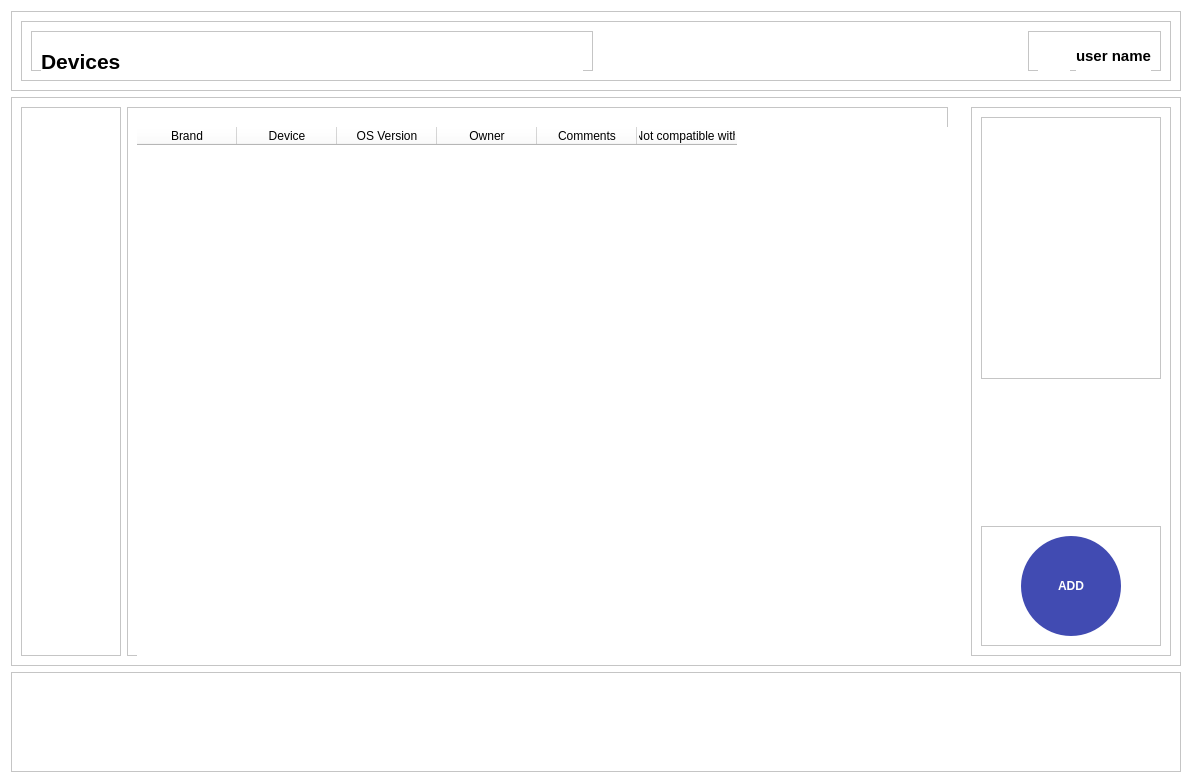
<?xml version="1.0" encoding="UTF-8"?>
<ui version="4.0">
    <class>Dialog</class>
    <widget class="QDialog" name="Dialog">
        <property name="geometry">
            <rect>
                <x>0</x>
                <y>0</y>
                <width>1192</width>
                <height>783</height>
            </rect>
        </property>
        <property name="windowTitle">
            <string>Dialog</string>
        </property>
        <property name="styleSheet">
            <string notr="true">background-color: white</string>
        </property>
        <layout class="QVBoxLayout" name="verticalLayout">
            <item>
                <widget class="QFrame" name="header">
                    <property name="maximumSize">
                        <size>
                            <width>16777215</width>
                            <height>80</height>
                        </size>
                    </property>
                    <property name="frameShape">
                        <enum>QFrame::StyledPanel</enum>
                    </property>
                    <property name="frameShadow">
                        <enum>QFrame::Raised</enum>
                    </property>
                    <layout class="QHBoxLayout" name="horizontalLayout_2">
                        <item>
                            <widget class="QFrame" name="frame_2">
                                <property name="frameShape">
                                    <enum>QFrame::StyledPanel</enum>
                                </property>
                                <property name="frameShadow">
                                    <enum>QFrame::Raised</enum>
                                </property>
                                <layout class="QHBoxLayout" name="horizontalLayout_3">
                                    <item>
                                        <widget class="QFrame" name="frame">
                                            <property name="frameShape">
                                                <enum>QFrame::StyledPanel</enum>
                                            </property>
                                            <property name="frameShadow">
                                                <enum>QFrame::Raised</enum>
                                            </property>
                                            <layout class="QHBoxLayout" name="horizontalLayout_4">
                                                <item>
                                                    <widget class="QLabel" name="title">
                                                        <property name="sizePolicy">
                                                            <sizepolicy hsizetype="Preferred" vsizetype="Preferred">
                                                                <horstretch>0</horstretch>
                                                                <verstretch>0</verstretch>
                                                            </sizepolicy>
                                                        </property>
                                                        <property name="minimumSize">
                                                            <size>
                                                                <width>200</width>
                                                                <height>40</height>
                                                            </size>
                                                        </property>
                                                        <property name="font">
                                                            <font>
                                                                <pointsize>16</pointsize>
                                                                <weight>75</weight>
                                                                <bold>true</bold>
                                                            </font>
                                                        </property>
                                                        <property name="text">
                                                            <string>Devices</string>
                                                        </property>
                                                    </widget>
                                                </item>
                                            </layout>
                                        </widget>
                                    </item>
                                    <item alignment="Qt::AlignRight">
                                        <widget class="QFrame" name="frame_3">
                                            <property name="frameShape">
                                                <enum>QFrame::StyledPanel</enum>
                                            </property>
                                            <property name="frameShadow">
                                                <enum>QFrame::Raised</enum>
                                            </property>
                                            <layout class="QHBoxLayout" name="horizontalLayout_5">
                                                <item>
                                                    <widget class="QPushButton" name="profile_button">
                                                        <property name="minimumSize">
                                                            <size>
                                                                <width>30</width>
                                                                <height>30</height>
                                                            </size>
                                                        </property>
                                                        <property name="styleSheet">
                                                            <string notr="true">border-radius : 50; border: none;
                                                            </string>
                                                        </property>
                                                        <property name="text">
                                                            <string/>
                                                        </property>
                                                        <property name="icon">
                                                            <iconset resource="icons.qrc">
                                                                <normaloff>:/icons/icons/user.svg</normaloff>
                                                                :/icons/icons/user.svg
                                                            </iconset>
                                                        </property>
                                                    </widget>
                                                </item>
                                                <item>
                                                    <widget class="QLabel" name="user_name">
                                                        <property name="minimumSize">
                                                            <size>
                                                                <width>0</width>
                                                                <height>30</height>
                                                            </size>
                                                        </property>
                                                        <property name="font">
                                                            <font>
                                                                <pointsize>11</pointsize>
                                                                <weight>75</weight>
                                                                <bold>true</bold>
                                                            </font>
                                                        </property>
                                                        <property name="text">
                                                            <string>user name</string>
                                                        </property>
                                                    </widget>
                                                </item>
                                            </layout>
                                        </widget>
                                    </item>
                                </layout>
                            </widget>
                        </item>
                    </layout>
                </widget>
            </item>
            <item>
                <widget class="QFrame" name="content">
                    <property name="frameShape">
                        <enum>QFrame::StyledPanel</enum>
                    </property>
                    <property name="frameShadow">
                        <enum>QFrame::Raised</enum>
                    </property>
                    <layout class="QHBoxLayout" name="horizontalLayout">
                        <item>
                            <widget class="QFrame" name="tabs">
                                <property name="maximumSize">
                                    <size>
                                        <width>100</width>
                                        <height>16777215</height>
                                    </size>
                                </property>
                                <property name="frameShape">
                                    <enum>QFrame::StyledPanel</enum>
                                </property>
                                <property name="frameShadow">
                                    <enum>QFrame::Raised</enum>
                                </property>
                            </widget>
                        </item>
                        <item alignment="Qt::AlignLeft">
                            <widget class="QFrame" name="table_container">
                                <property name="minimumSize">
                                    <size>
                                        <width>821</width>
                                        <height>0</height>
                                    </size>
                                </property>
                                <property name="frameShape">
                                    <enum>QFrame::StyledPanel</enum>
                                </property>
                                <property name="frameShadow">
                                    <enum>QFrame::Raised</enum>
                                </property>
                                <widget class="QTableWidget" name="tableWidget">
                                    <property name="geometry">
                                        <rect>
                                            <x>10</x>
                                            <y>20</y>
                                            <width>821</width>
                                            <height>531</height>
                                        </rect>
                                    </property>
                                    <property name="sizePolicy">
                                        <sizepolicy hsizetype="Expanding" vsizetype="Expanding">
                                            <horstretch>2</horstretch>
                                            <verstretch>2</verstretch>
                                        </sizepolicy>
                                    </property>
                                    <property name="minimumSize">
                                        <size>
                                            <width>800</width>
                                            <height>0</height>
                                        </size>
                                    </property>
                                    <property name="styleSheet">
                                        <string notr="true">border: none</string>
                                    </property>
                                    <column>
                                        <property name="text">
                                            <string>Brand</string>
                                        </property>
                                    </column>
                                    <column>
                                        <property name="text">
                                            <string>Device</string>
                                        </property>
                                    </column>
                                    <column>
                                        <property name="text">
                                            <string>OS Version</string>
                                        </property>
                                    </column>
                                    <column>
                                        <property name="text">
                                            <string>Owner</string>
                                        </property>
                                    </column>
                                    <column>
                                        <property name="text">
                                            <string>Comments</string>
                                        </property>
                                    </column>
                                    <column>
                                        <property name="text">
                                            <string>Not compatible with</string>
                                        </property>
                                    </column>
                                </widget>
                            </widget>
                        </item>
                        <item>
                            <widget class="QFrame" name="frame_6">
                                <property name="sizePolicy">
                                    <sizepolicy hsizetype="Fixed" vsizetype="Preferred">
                                        <horstretch>0</horstretch>
                                        <verstretch>0</verstretch>
                                    </sizepolicy>
                                </property>
                                <property name="maximumSize">
                                    <size>
                                        <width>200</width>
                                        <height>16777215</height>
                                    </size>
                                </property>
                                <property name="frameShape">
                                    <enum>QFrame::StyledPanel</enum>
                                </property>
                                <property name="frameShadow">
                                    <enum>QFrame::Raised</enum>
                                </property>
                                <layout class="QVBoxLayout" name="verticalLayout_2">
                                    <item>
                                        <widget class="QFrame" name="frame_4">
                                            <property name="frameShape">
                                                <enum>QFrame::StyledPanel</enum>
                                            </property>
                                            <property name="frameShadow">
                                                <enum>QFrame::Raised</enum>
                                            </property>
                                        </widget>
                                    </item>
                                    <item alignment="Qt::AlignBottom">
                                        <widget class="QFrame" name="frame_5">
                                            <property name="frameShape">
                                                <enum>QFrame::StyledPanel</enum>
                                            </property>
                                            <property name="frameShadow">
                                                <enum>QFrame::Raised</enum>
                                            </property>
                                            <layout class="QHBoxLayout" name="horizontalLayout_6">
                                                <item>
                                                    <widget class="QPushButton" name="add_device_button">
                                                        <property name="sizePolicy">
                                                            <sizepolicy hsizetype="Fixed" vsizetype="Fixed">
                                                                <horstretch>0</horstretch>
                                                                <verstretch>0</verstretch>
                                                            </sizepolicy>
                                                        </property>
                                                        <property name="minimumSize">
                                                            <size>
                                                                <width>100</width>
                                                                <height>100</height>
                                                            </size>
                                                        </property>
                                                        <property name="font">
                                                            <font>
                                                                <weight>75</weight>
                                                                <bold>true</bold>
                                                            </font>
                                                        </property>
                                                        <property name="cursor">
                                                            <cursorShape>PointingHandCursor</cursorShape>
                                                        </property>
                                                        <property name="styleSheet">
                                                            <string notr="true">border-radius : 50; border: 2 px solid
                                                                black; background-color : #414BB2; color: white
                                                            </string>
                                                        </property>
                                                        <property name="text">
                                                            <string>ADD</string>
                                                        </property>
                                                    </widget>
                                                </item>
                                            </layout>
                                        </widget>
                                    </item>
                                </layout>
                            </widget>
                        </item>
                    </layout>
                </widget>
            </item>
            <item>
                <widget class="QFrame" name="footer">
                    <property name="maximumSize">
                        <size>
                            <width>16777215</width>
                            <height>100</height>
                        </size>
                    </property>
                    <property name="frameShape">
                        <enum>QFrame::StyledPanel</enum>
                    </property>
                    <property name="frameShadow">
                        <enum>QFrame::Raised</enum>
                    </property>
                </widget>
            </item>
        </layout>
    </widget>
    <resources>
        <include location="icons.qrc"/>
    </resources>
    <connections/>
</ui>
